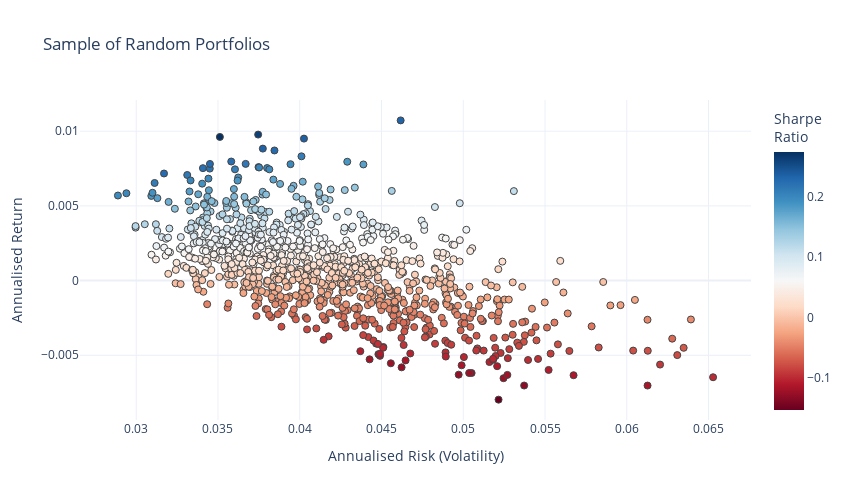

The notebook cell this image was saved under:
### Code cell
#-- Plot the risk vs. return of randomly generated portfolios
#-- Convert the list from before into an array for easy plotting
mean_variance_pairs = np.array(mean_variance_pairs)

risk_free_rate=0 #-- Include risk free rate here

fig = go.Figure()
fig.add_trace(go.Scatter(x=mean_variance_pairs[:,1]**0.5, y=mean_variance_pairs[:,0], 
                      marker=dict(color=(mean_variance_pairs[:,0]-risk_free_rate)/(mean_variance_pairs[:,1]**0.5), 
                                  showscale=True, 
                                  size=7,
                                  line=dict(width=1),
                                  colorscale="RdBu",
                                  colorbar=dict(title="Sharpe<br>Ratio")
                                 ), 
                      mode='markers'))
fig.update_layout(template='plotly_white',
                  xaxis=dict(title='Annualised Risk (Volatility)'),
                  yaxis=dict(title='Annualised Return'),
                  title='Sample of Random Portfolios',
                  width=850,
                  height=500)
#fig.update_xaxes(range=[0.18, 0.32])
#fig.update_yaxes(range=[0.02,0.27])
fig.update_layout(coloraxis_colorbar=dict(title="Sharpe Ratio"))

### Figure 1 — Plotly figure (JSON) as saved in the notebook; plotly's stock layout.template omitted (floating-point values rounded to 4 significant figures; data arrays with more than 128 entries replaced by an {"elided": "..."} marker saying what was removed)
{"data": [{"marker": {"color": {"elided": "1000 float values"}, "colorbar": {"title": {"text": "Sharpe<br>Ratio"}}, "colorscale": [[0, "rgb(103,0,31)"], [0.1, "rgb(178,24,43)"], [0.2, "rgb(214,96,77)"], [0.3, "rgb(244,165,130)"], [0.4, "rgb(253,219,199)"], [0.5, "rgb(247,247,247)"], [0.6, "rgb(209,229,240)"], [0.7, "rgb(146,197,222)"], [0.8, "rgb(67,147,195)"], [0.9, "rgb(33,102,172)"], [1, "rgb(5,48,97)"]], "line": {"width": 1}, "showscale": true, "size": 7}, "mode": "markers", "type": "scatter", "x": {"elided": "1000 float values"}, "y": {"elided": "1000 float values"}}], "layout": {"coloraxis": {"colorbar": {"title": {"text": "Sharpe Ratio"}}}, "height": 500, "title": {"text": "Sample of Random Portfolios"}, "width": 850, "xaxis": {"title": {"text": "Annualised Risk (Volatility)"}}, "yaxis": {"title": {"text": "Annualised Return"}}}}
